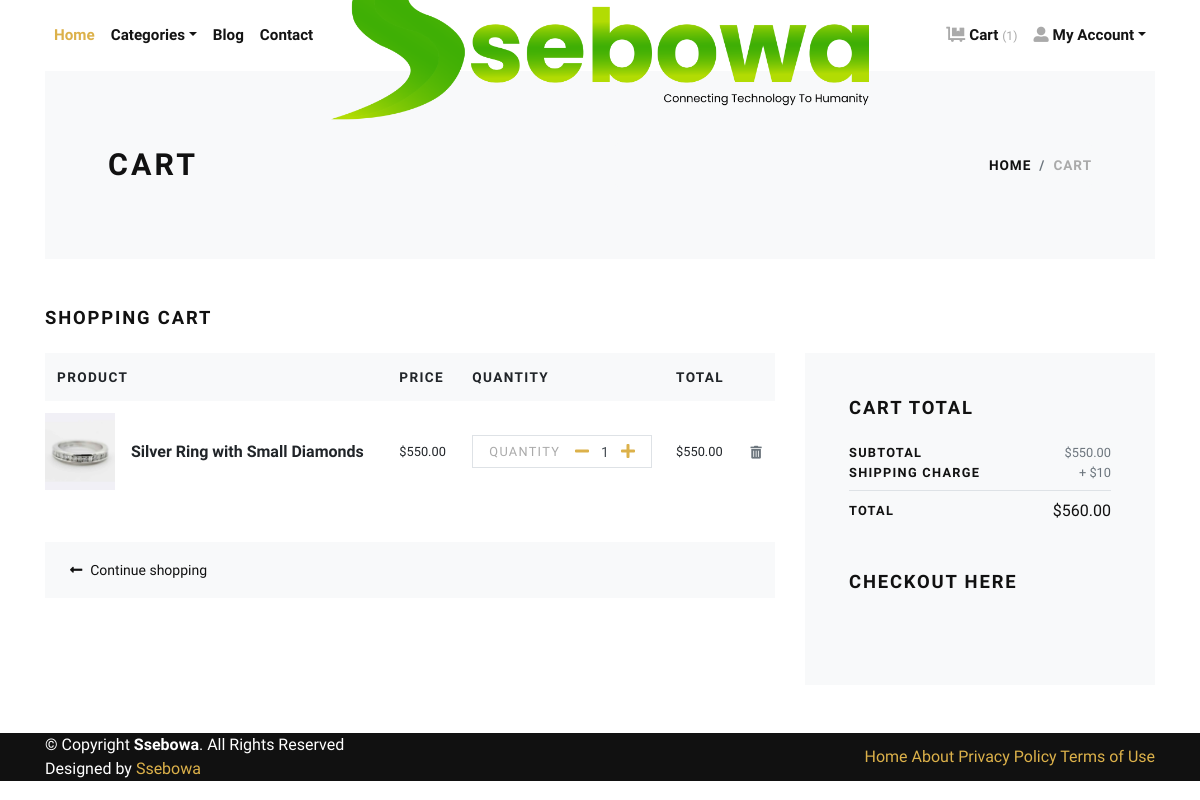
The page /cart/ (signed in) on the database as committed earlier.
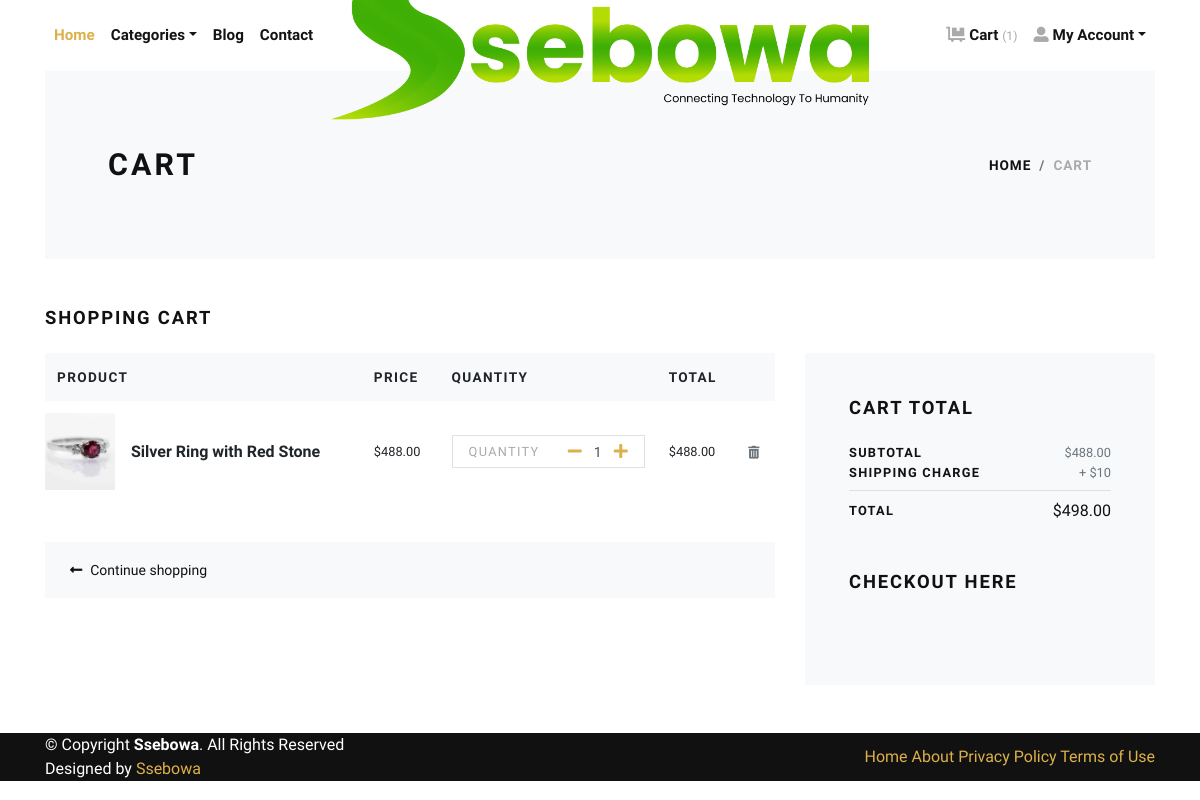
The same page on the database as committed later.
### store/models.py (models this page shows, shortened)
class Cart(models.Model):
    user = models.ForeignKey(User, verbose_name="User", on_delete=models.CASCADE)
    product = models.ForeignKey(Product, verbose_name="Product", on_delete=models.CASCADE)
    quantity = models.PositiveIntegerField(default=1, verbose_name="Quantity")
    created_at = models.DateTimeField(auto_now_add=True, verbose_name="Created Date")
    updated_at = models.DateTimeField(auto_now=True, verbose_name="Updated Date")
    @property
    def total_price(self):
        return self.quantity * self.product.price

class Product(models.Model):
    title = models.CharField(max_length=150, verbose_name="Product Title")
    slug = models.SlugField(max_length=160, verbose_name="Product Slug")
    sku = models.CharField(max_length=255, unique=True, verbose_name="Unique Product ID (SKU)")
    short_description = models.TextField(verbose_name="Short Description")
    detail_description = models.TextField(blank=True, null=True, verbose_name="Detail Description")
    product_image = models.ImageField(upload_to='product', blank=True, null=True, verbose_name="Product Image")
    price = models.DecimalField(max_digits=8, decimal_places=2)
    category = models.ForeignKey(Category, verbose_name="Product Categoy", on_delete=models.CASCADE)
    is_active = models.BooleanField(verbose_name="Is Active?")
    is_featured = models.BooleanField(verbose_name="Is Featured?")
    created_at = models.DateTimeField(auto_now_add=True, verbose_name="Created Date")
    updated_at = models.DateTimeField(auto_now=True, verbose_name="Updated Date")
    class Meta:
        verbose_name_plural = 'Products'
        ordering = ('-created_at', )

### store/views.py (the view)
# urls.py: path('cart/', views.cart, name="cart"),
@login_required
def cart(request):
    user = request.user
    cart_products = Cart.objects.filter(user=user)
    amount = decimal.Decimal(0)
    shipping_amount = decimal.Decimal(10)
    cp = [p for p in Cart.objects.all() if p.user==user]
    if cp:
        for p in cp:
            temp_amount = (p.quantity * p.product.price)
            amount += temp_amount
    addresses = Address.objects.filter(user=user)
    context = {
        'cart_products': cart_products,
        'amount': amount,
        'shipping_amount': shipping_amount,
        'total_amount': amount + shipping_amount,
        'addresses': addresses,
    }
    return render(request, 'store/cart.html', context)

### templates/store/cart.html (shortened to what this page needs)
{% extends 'base.html' %}
{% load static %}
{% load humanize %}
    {% block content %}
      <div class="container">
        <section class="py-5 bg-light">
          <div class="container">
            <div class="row px-4 px-lg-5 py-lg-4 align-items-center">
              <div class="col-lg-6">
                <h1 class="h2 text-uppercase mb-0">Cart</h1>
              </div>
              <div class="col-lg-6 text-lg-right">
                <nav aria-label="breadcrumb">
                  <ol class="breadcrumb justify-content-lg-end mb-0 px-0">
                    <li class="breadcrumb-item"><a href="">Home</a></li>
                    <li class="breadcrumb-item active" aria-current="page">Cart</li>
                  </ol>
                </nav>
              </div>
            </div>
          </div>
        </section>
        {% if cart_products %}
        <section class="py-5">
          <h2 class="h5 text-uppercase mb-4">Shopping cart</h2>
          <div class="row">
            <div class="col-lg-8 mb-4 mb-lg-0">
              <div class="table-responsive mb-4">
                <table class="table">
                  <thead class="bg-light">
                    <tr>
                      <th class="border-0" scope="col"> <strong class="text-small text-uppercase">Product</strong></th>
                      <th class="border-0" scope="col"> <strong class="text-small text-uppercase">Price</strong></th>
                      <th class="border-0" scope="col"> <strong class="text-small text-uppercase">Quantity</strong></th>
                      <th class="border-0" scope="col"> <strong class="text-small text-uppercase">Total</strong></th>
                      <th class="border-0" scope="col"> </th>
                    </tr>
                  </thead>
                  <tbody>
                    {% for cart_product in cart_products %}
                    <tr>
                      <th class="pl-0 border-0" scope="row">
                        <div class="media align-items-center">
                          {% if cart_product.product.product_image %}
                            <a class="reset-anchor d-block animsition-link" href="{% url 'store:product-detail' cart_product.product.slug %}"><img src="{{cart_product.product.product_image.url}}" alt="{{cart_product.product.title}}" width="70"/></a>
                          {% else %}
                            <a class="reset-anchor d-block animsition-link" href="{% url 'store:product-detail' cart_product.product.slug %}"><img src="{% static 'img/product-detail-3.jpg' %}" alt="{{cart_product.product.title}}" width="70"/></a>
                          {% endif %}
                          <div class="media-body ml-3"><strong class="h6"><a class="reset-anchor animsition-link" href="{% url 'store:product-detail' cart_product.product.slug %}">{{cart_product.product.title}}</a></strong></div>
                        </div>
                      </th>
                      <td class="align-middle border-0">
                        <p class="mb-0 small">${{cart_product.product.price}}</p>
                      </td>
                      <td class="align-middle border-0">
                        <div class="border d-flex align-items-center justify-content-between px-3"><span class="small text-uppercase text-gray headings-font-family">Quantity</span>
                          <div class="quantity">
                            <a href="{% url 'store:minus-cart' cart_product.id %}" class="dec-btn p-0 ml-2"><i class="fas fa-minus"></i></a>
                            <input class="form-control form-control-sm border-0 shadow-0 p-0" type="text" value="{{cart_product.quantity}}"/>
                            <a href="{% url 'store:plus-cart' cart_product.id %}" class="inc-btn p-0"><i class="fas fa-plus"></i></a>
                          </div>
                        </div>
                      </td>
                      <td class="align-middle border-0">
                        <p class="mb-0 small">${{cart_product.total_price|intcomma}}</p>
                      </td>
                      <td class="align-middle border-0"><a class="reset-anchor" href="{% url 'store:remove-cart' cart_product.id %}"><i class="fas fa-trash-alt small text-muted"></i></a></td>
                    </tr>
                    {% endfor %}
                  </tbody>
                </table>
              </div>
              <div class="bg-light px-4 py-3">
                <div class="row align-items-center text-center">
                  <div class="col-md-6 mb-3 mb-md-0 text-md-left"><a class="btn btn-link p-0 text-dark btn-sm" href="{% url 'store:home' %}"><i class="fas fa-long-arrow-alt-left mr-2"> </i>Continue shopping</a></div>
                </div>
              </div>
            </div>
            <div class="col-lg-4">
              <div class="card border-0 rounded-0 p-lg-4 bg-light">
                <div class="card-body">
                  <h5 class="text-uppercase mb-4">Cart total</h5>
                  <ul class="list-unstyled mb-0">
                    <li class="d-flex align-items-center justify-content-between"><strong class="text-uppercase small font-weight-bold">Subtotal</strong><span class="text-muted small">${{amount|intcomma}}</span></li>
                    <li class="d-flex align-items-center justify-content-between"><strong class="text-uppercase small font-weight-bold">Shipping Charge</strong><span class="text-muted small">+ ${{shipping_amount}}</span></li>
                    <li class="border-bottom my-2"></li>
                    <li class="d-flex align-items-center justify-content-between mb-4"><strong class="text-uppercase small font-weight-bold">Total</strong><span>${{total_amount|intcomma}}</span></li>
                  </ul>
                  <h5 class="text-uppercase my-5">CHECKOUT HERE</h5>
                </div>
              </div>
            </div>
          </div>
        </section>
        {% else %}
          <div class="text-center py-5">
            <h3 class="mb-3">Your cart is empty.</h3>
            <a href="{% url 'store:home' %}"><i class="fas fa-long-arrow-alt-left mr-2"> </i>Continue shopping</a>
          </div>
        {% endif %}
      </div>
      {% endblock content %}

### templates/base.html (shortened to what this page needs)
{% load static %}
<!DOCTYPE html>
<html>
  <head>
    <link rel="stylesheet" href="{% static 'vendor/bootstrap/css/bootstrap.min.css' %}">
    <link rel="stylesheet" href="{% static 'vendor/lightbox2/css/lightbox.min.css' %}">
    <link rel="stylesheet" href="{% static 'vendor/nouislider/nouislider.min.css' %}">
    <link rel="stylesheet" href="{% static 'vendor/bootstrap-select/css/bootstrap-select.min.css' %}">
    <link rel="stylesheet" href="{% static 'vendor/owl.carousel2/assets/owl.carousel.min.css' %}">
    <link rel="stylesheet" href="{% static 'vendor/owl.carousel2/assets/owl.theme.default.css' %}">
    <link rel="stylesheet" href="{% static 'css/style.default.css' %}" id="theme-stylesheet">
    <link rel="stylesheet" href="{% static 'css/custom.css' %}">
  </head>
  <body>
    <div class="page-holder">
      {% include 'navbar.html' %}
      {% block content %}
      {% endblock content %}
      {% include 'footer.html' %}
      {% include 'scripts.html' %}

### templates/navbar.html (shortened to what this page needs)
{% load static %}
      <header class="header bg-white tem_color">
        <div class="container px-0 px-lg-3">
          <nav class="navbar navbar-expand-lg navbar-light py-3 px-lg-0"><a class="navbar-brand" href="{% url 'store:home' %}"><span class="font-weight-bold text-uppercase text-dark"><img src="{% static 'img/logo.png' %}" alt="" class="img-fluid"></span></a>
            <div class="collapse navbar-collapse" id="navbarSupportedContent">
              <ul class="navbar-nav mr-auto">
                <li class="nav-item">
                  <a class="nav-link active" href="{% url 'store:home' %}">Home</a>
                </li>
                <li class="nav-item dropdown"><a class="nav-link dropdown-toggle" id="pagesDropdown" href="#" data-toggle="dropdown" aria-haspopup="true" aria-expanded="false">Categories</a>
                </li>
                <li class="nav-item">
                  <a class="nav-link" target="_blank"  href="//blog.ssebowa.org">Blog</a>
                </li>
                <li class="nav-item">
                  <a class="nav-link" target="_blank"  href="//ssebowa.org">Contact</a>
                </li>
              </ul>
              <ul class="navbar-nav ml-auto">
                {% if request.user.is_authenticated %}
                  <li class="nav-item"><a class="nav-link" href="{% url 'store:cart' %}"> <i class="fas fa-dolly-flatbed mr-1 text-gray"></i>Cart <small class="text-gray">({{cart_items.count}})</small></a></li>
                  <li class="nav-item dropdown"><a class="nav-link dropdown-toggle" id="pagesDropdown" href="#" data-toggle="dropdown" aria-haspopup="true" aria-expanded="false"><i class="fas fa-user-alt mr-1 text-gray"></i>My Account</a></a>
                </li>
                {% else %}
                  <li class="nav-item"><a class="nav-link" href="{% url 'store:login' %}">Login</a></li>
                  <li class="nav-item"><a class="nav-link" href="{% url 'store:register' %}">Create Account</a></li>
                {% endif %}
              </ul>
            </div>
          </nav>
        </div>
      </header>

### templates/footer.html (shortened to what this page needs)
<footer class="tem_color bg-dark text-white" id="footer">
            <div class="container">
              <div class="row d-flex align-items-center">
                <div class="col-lg-6 text-lg-left text-center">
                  <div class="copyright">
                    &copy; Copyright <strong>Ssebowa</strong>. All Rights Reserved
                  </div>
                  <div class="credits">
                    Designed by <a href="https://ssebowa.org/">Ssebowa</a>
                  </div>
                </div>
                <div class="col-lg-6">
                  <nav class="footer-links text-lg-right text-center pt-2 pt-lg-0">
                    <a href="#intro" class="scrollto">Home</a>
                    <a href="#about" class="scrollto">About</a>
                    <a href="#">Privacy Policy</a>
                    <a href="#">Terms of Use</a>
                  </nav>
                </div>
              </div>
            </div>
</footer>

### templates/scripts.html (shortened to what this page needs)
{% load static %}
      <link rel="stylesheet" href="https://use.fontawesome.com/releases/v5.7.1/css/all.css">
    </div>
  </body>
</html>

Rows that differ between the two databases and show on the page:
removed Cart: product.product_image (picture), product "Silver Ring with Small Diamonds", product.price "550.00", quantity "1", total_price "550.00"
added Cart: product.product_image (picture), product "Silver Ring with Red Stone", product.price "488.00", quantity "1", total_price "488.00"
Other text that changed with them:
{{ amount|intcomma }}: "550.00" → "488.00"
{{ total_amount|intcomma }}: "560.00" → "498.00"
